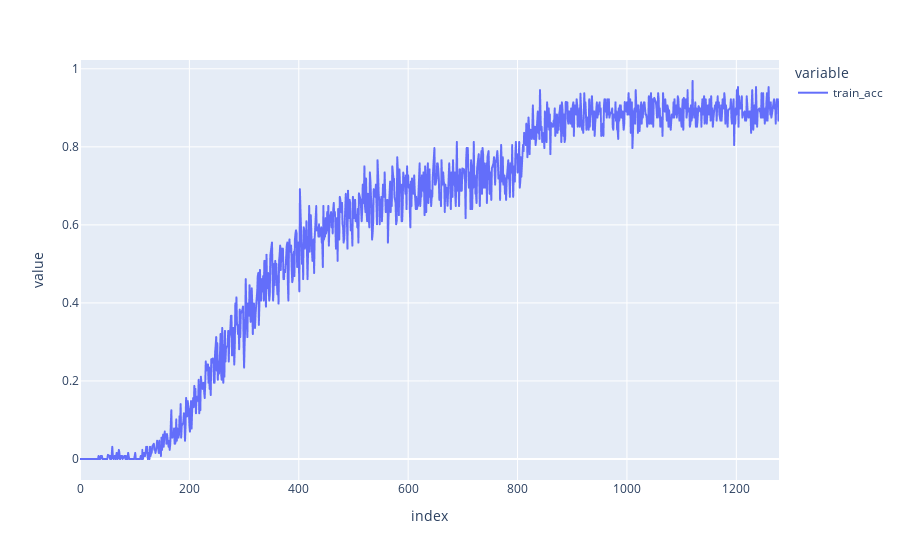

Notebook source saved alongside this figure:
### Code cell
ex.line(df_new["train_acc"])

### Figure 1 — Plotly figure (JSON) as saved in the notebook; plotly's stock layout.template omitted (floating-point values rounded to 4 significant figures; data arrays with more than 128 entries replaced by an {"elided": "..."} marker saying what was removed)
{"data": [{"hovertemplate": "variable=train_acc<br>index=%{x}<br>value=%{y}<extra></extra>", "legendgroup": "train_acc", "line": {"color": "#636efa", "dash": "solid"}, "marker": {"symbol": "circle"}, "mode": "lines", "name": "train_acc", "showlegend": true, "type": "scattergl", "x": {"elided": "1185 int values"}, "xaxis": "x", "y": {"elided": "1185 float values"}, "yaxis": "y"}], "layout": {"legend": {"title": {"text": "variable"}, "tracegroupgap": 0}, "margin": {"t": 60}, "xaxis": {"anchor": "y", "domain": [0, 1], "title": {"text": "index"}}, "yaxis": {"anchor": "x", "domain": [0, 1], "title": {"text": "value"}}}}
